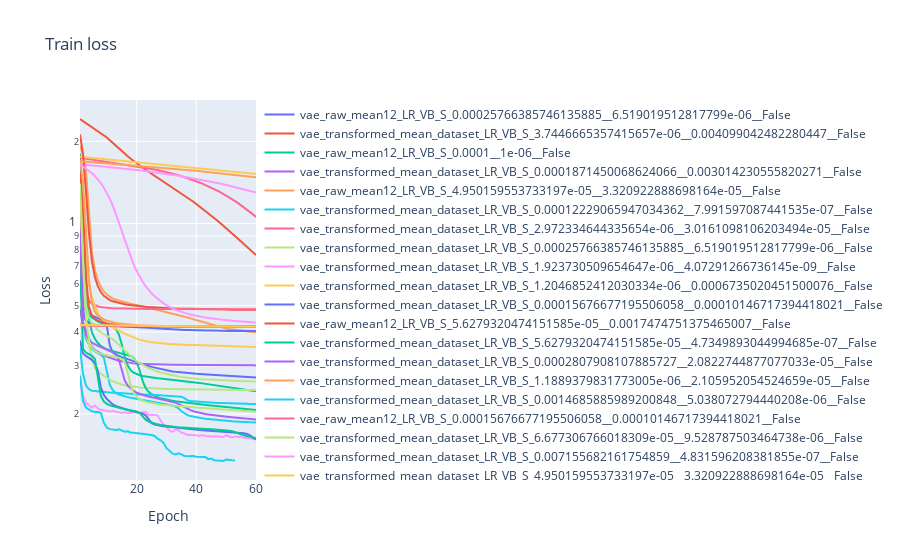
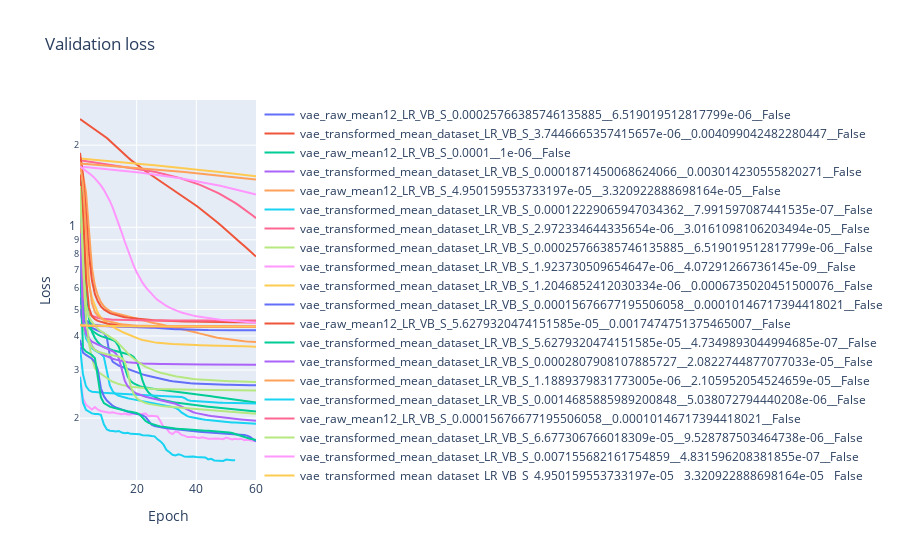

Notebook source saved alongside these figures, in order:
### Code cell
train_layout = go.Layout(
    title='Train loss',
    xaxis_title='Epoch',
    yaxis_title='Loss',
    yaxis=dict(
        type='log'
    ),
)
fig = go.Figure(data=train_traces, layout=train_layout)
iplot(fig)

validation_layout = go.Layout(
    title='Validation loss',
    xaxis_title='Epoch',
    yaxis_title='Loss',
    yaxis=dict(
        type='log'
    ),
)
fig = go.Figure(data=validation_traces, layout=validation_layout)
iplot(fig)
